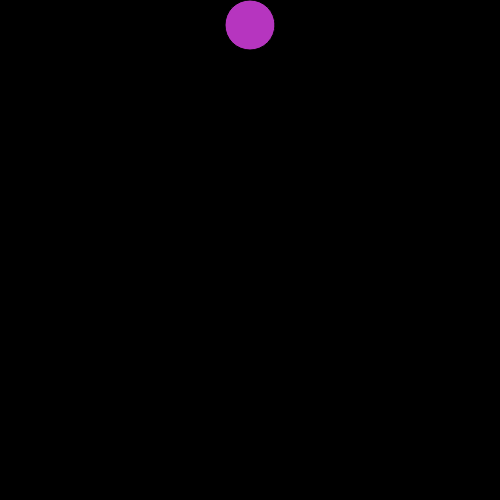
Frame 1 (no input)
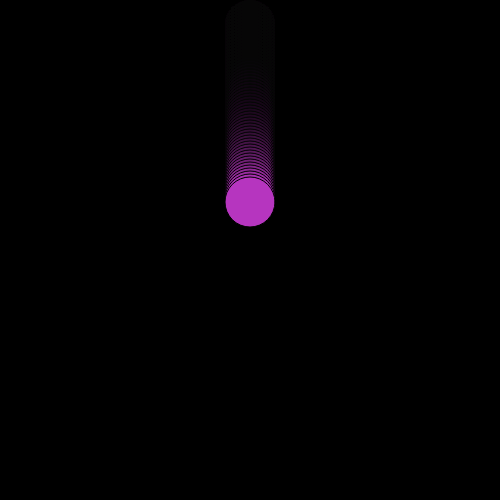
Frame 60 (no input)
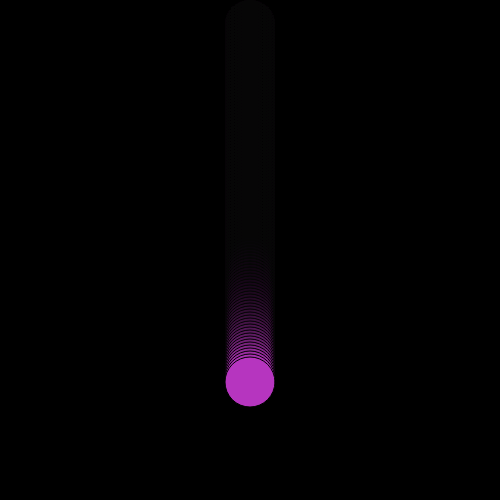
Frame 120 (the mouse pressed at the canvas centre since frame 60)

The p5.js sketch that drew these frames (run headless with seeded random() and noise() and a simulated clock; from frame 60 on, the mouse is pressed at the canvas centre):

// p5.js sketch
// ── sketch.js
let yPos = 25;
let r
let g
let b
function setup() {
  createCanvas(500, 500);
  background(0);
  r = random(0,255)
  g = random(0,255)
  b = random(0,255)
}

function draw() {
  background(0, 20);

  fill(r,g,b)
  ellipse(250, yPos, 50, 50);

  yPos += 3;

  if (yPos > 525) {
    yPos = -25;
  }
}
function mouseClicked(){
  yPos = -25
  r = random(0,255)
  g = random(0,255)
  b = random(0,255)
}
